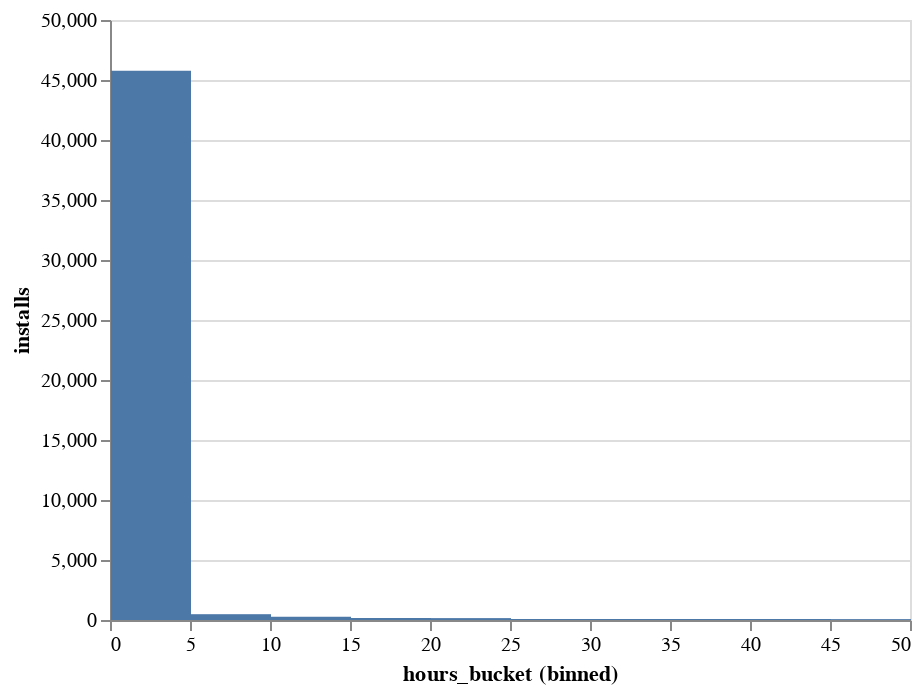

The notebook cell this image was saved under:
### Markdown cell above
### Conclusion

- Binned Hours Bucket vs Installs

Lets conclude by returning to the initial dataset without any filtering (only backend cleaning applied). With a simple binned chart we can conclude that the first couple hours (especially the very first hour) after click are critical. After that it becomes very unlikely that an ad-clicker would ever start the game in their mobile.

### Code cell
# Altair Chart
alt.Chart(df).mark_rect().encode(
    alt.X('hours_bucket:Q', bin=alt.Bin(maxbins=10)),
    alt.Y('installs:Q')
)

### Figure 1 — Vega-Lite specification as saved in the notebook (floating-point values rounded to 4 significant figures; data arrays with more than 128 entries replaced by an {"elided": "..."} marker saying what was removed)
{"$schema": "https://vega.github.io/schema/vega-lite/v2.6.0.json", "config": {"view": {"height": 300, "width": 400}}, "data": {"name": "data-07620d5b210fcbb0060001346d50b16d"}, "datasets": {"data-07620d5b210fcbb0060001346d50b16d": {"elided": "2456 records"}}, "encoding": {"x": {"bin": {"maxbins": 10}, "field": "hours_bucket", "type": "quantitative"}, "y": {"field": "installs", "type": "quantitative"}}, "mark": "rect"}
